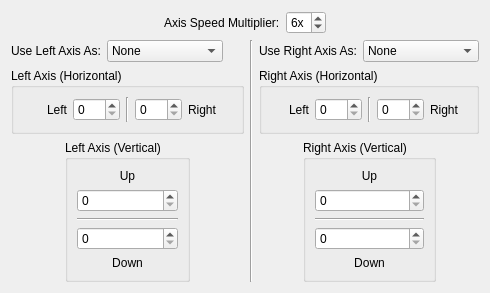
     <widget class="QWidget" name="page_2">
      <property name="geometry">
       <rect>
        <x>-223</x>
        <y>0</y>
        <width>490</width>
        <height>293</height>
       </rect>
      </property>
      <attribute name="label">
       <string>Axis</string>
      </attribute>
      <layout class="QGridLayout" name="gridLayout_6">
       <item row="0" column="0" colspan="3">
        <layout class="QHBoxLayout" name="horizontalLayout_23">
         <item>
          <spacer name="horizontalSpacer_40">
           <property name="orientation">
            <enum>Qt::Horizontal</enum>
           </property>
           <property name="sizeHint" stdset="0">
            <size>
             <width>40</width>
             <height>20</height>
            </size>
           </property>
          </spacer>
         </item>
         <item>
          <widget class="QLabel" name="label">
           <property name="text">
            <string>Axis Speed Multiplier:</string>
           </property>
          </widget>
         </item>
         <item>
          <widget class="QSpinBox" name="s_speed">
           <property name="suffix">
            <string>x</string>
           </property>
           <property name="minimum">
            <number>1</number>
           </property>
           <property name="maximum">
            <number>9</number>
           </property>
           <property name="value">
            <number>6</number>
           </property>
          </widget>
         </item>
         <item>
          <spacer name="horizontalSpacer_39">
           <property name="orientation">
            <enum>Qt::Horizontal</enum>
           </property>
           <property name="sizeHint" stdset="0">
            <size>
             <width>40</width>
             <height>20</height>
            </size>
           </property>
          </spacer>
         </item>
        </layout>
       </item>
       <item row="1" column="0">
        <layout class="QVBoxLayout" name="verticalLayout_5">
         <item>
          <layout class="QHBoxLayout" name="horizontalLayout_19">
           <item>
            <spacer name="horizontalSpacer_29">
             <property name="orientation">
              <enum>Qt::Horizontal</enum>
             </property>
             <property name="sizeHint" stdset="0">
              <size>
               <width>40</width>
               <height>20</height>
              </size>
             </property>
            </spacer>
           </item>
           <item>
            <widget class="QLabel" name="label_combo_left">
             <property name="text">
              <string>Use Left Axis As:</string>
             </property>
             <property name="buddy">
              <cstring>combo_left</cstring>
             </property>
            </widget>
           </item>
           <item>
            <widget class="QComboBox" name="combo_left">
             <property name="currentIndex">
              <number>3</number>
             </property>
             <item>
              <property name="text">
               <string>Mouse</string>
              </property>
             </item>
             <item>
              <property name="text">
               <string>Scroll</string>
              </property>
             </item>
             <item>
              <property name="text">
               <string>Custom Buttons</string>
              </property>
             </item>
             <item>
              <property name="text">
               <string>None</string>
              </property>
             </item>
            </widget>
           </item>
           <item>
            <spacer name="horizontalSpacer_25">
             <property name="orientation">
              <enum>Qt::Horizontal</enum>
             </property>
             <property name="sizeHint" stdset="0">
              <size>
               <width>126</width>
               <height>20</height>
              </size>
             </property>
            </spacer>
           </item>
          </layout>
         </item>
         <item>
          <widget class="QGroupBox" name="group_left_h">
           <property name="title">
            <string>Left Axis (Horizontal)</string>
           </property>
           <layout class="QGridLayout" name="gridLayout">
            <item row="0" column="0">
             <layout class="QHBoxLayout" name="horizontalLayout_17">
              <item>
               <widget class="QLabel" name="label_4">
                <property name="text">
                 <string>Left</string>
                </property>
                <property name="alignment">
                 <set>Qt::AlignRight|Qt::AlignTrailing|Qt::AlignVCenter</set>
                </property>
               </widget>
              </item>
              <item>
               <widget class="QSpinBox" name="s_left_left">
                <property name="maximum">
                 <number>279</number>
                </property>
               </widget>
              </item>
              <item>
               <widget class="Line" name="line_5">
                <property name="orientation">
                 <enum>Qt::Vertical</enum>
                </property>
               </widget>
              </item>
              <item>
               <widget class="QSpinBox" name="s_left_right">
                <property name="maximum">
                 <number>279</number>
                </property>
               </widget>
              </item>
              <item>
               <widget class="QLabel" name="label_5">
                <property name="text">
                 <string>Right</string>
                </property>
               </widget>
              </item>
             </layout>
            </item>
           </layout>
          </widget>
         </item>
         <item>
          <layout class="QHBoxLayout" name="horizontalLayout_21">
           <item>
            <spacer name="horizontalSpacer_6">
             <property name="orientation">
              <enum>Qt::Horizontal</enum>
             </property>
             <property name="sizeHint" stdset="0">
              <size>
               <width>40</width>
               <height>20</height>
              </size>
             </property>
            </spacer>
           </item>
           <item>
            <widget class="QGroupBox" name="group_left_v">
             <property name="title">
              <string>Left Axis (Vertical)</string>
             </property>
             <layout class="QGridLayout" name="gridLayout_2">
              <item row="0" column="0">
               <layout class="QVBoxLayout" name="verticalLayout_6">
                <item>
                 <widget class="QLabel" name="label_2">
                  <property name="text">
                   <string>Up</string>
                  </property>
                  <property name="alignment">
                   <set>Qt::AlignCenter</set>
                  </property>
                 </widget>
                </item>
                <item>
                 <widget class="QSpinBox" name="s_left_up">
                  <property name="maximum">
                   <number>279</number>
                  </property>
                 </widget>
                </item>
                <item>
                 <widget class="Line" name="line_4">
                  <property name="orientation">
                   <enum>Qt::Horizontal</enum>
                  </property>
                 </widget>
                </item>
                <item>
                 <widget class="QSpinBox" name="s_left_down">
                  <property name="maximum">
                   <number>279</number>
                  </property>
                 </widget>
                </item>
                <item>
                 <widget class="QLabel" name="label_3">
                  <property name="text">
                   <string>Down</string>
                  </property>
                  <property name="alignment">
                   <set>Qt::AlignCenter</set>
                  </property>
                 </widget>
                </item>
               </layout>
              </item>
             </layout>
            </widget>
           </item>
           <item>
            <spacer name="horizontalSpacer_7">
             <property name="orientation">
              <enum>Qt::Horizontal</enum>
             </property>
             <property name="sizeHint" stdset="0">
              <size>
               <width>40</width>
               <height>20</height>
              </size>
             </property>
            </spacer>
           </item>
          </layout>
         </item>
        </layout>
       </item>
       <item row="1" column="1">
        <widget class="Line" name="line_8">
         <property name="orientation">
          <enum>Qt::Vertical</enum>
         </property>
        </widget>
       </item>
       <item row="1" column="2">
        <layout class="QVBoxLayout" name="verticalLayout_8">
         <item>
          <layout class="QHBoxLayout" name="horizontalLayout_22">
           <item>
            <spacer name="horizontalSpacer_30">
             <property name="orientation">
              <enum>Qt::Horizontal</enum>
             </property>
             <property name="sizeHint" stdset="0">
              <size>
               <width>40</width>
               <height>20</height>
              </size>
             </property>
            </spacer>
           </item>
           <item>
            <widget class="QLabel" name="label_combo_right">
             <property name="text">
              <string>Use Right Axis As:</string>
             </property>
             <property name="buddy">
              <cstring>combo_right</cstring>
             </property>
            </widget>
           </item>
           <item>
            <widget class="QComboBox" name="combo_right">
             <property name="currentIndex">
              <number>3</number>
             </property>
             <item>
              <property name="text">
               <string>Mouse</string>
              </property>
             </item>
             <item>
              <property name="text">
               <string>Scroll</string>
              </property>
             </item>
             <item>
              <property name="text">
               <string>Custom Buttons</string>
              </property>
             </item>
             <item>
              <property name="text">
               <string>None</string>
              </property>
             </item>
            </widget>
           </item>
           <item>
            <spacer name="horizontalSpacer_28">
             <property name="orientation">
              <enum>Qt::Horizontal</enum>
             </property>
             <property name="sizeHint" stdset="0">
              <size>
               <width>40</width>
               <height>20</height>
              </size>
             </property>
            </spacer>
           </item>
          </layout>
         </item>
         <item>
          <widget class="QGroupBox" name="group_right_h">
           <property name="title">
            <string>Right Axis (Horizontal)</string>
           </property>
           <layout class="QGridLayout" name="gridLayout_3">
            <item row="0" column="0">
             <layout class="QHBoxLayout" name="horizontalLayout_18">
              <item>
               <widget class="QLabel" name="label_6">
                <property name="text">
                 <string>Left</string>
                </property>
                <property name="alignment">
                 <set>Qt::AlignRight|Qt::AlignTrailing|Qt::AlignVCenter</set>
                </property>
               </widget>
              </item>
              <item>
               <widget class="QSpinBox" name="s_right_left">
                <property name="maximum">
                 <number>279</number>
                </property>
               </widget>
              </item>
              <item>
               <widget class="Line" name="line_6">
                <property name="orientation">
                 <enum>Qt::Vertical</enum>
                </property>
               </widget>
              </item>
              <item>
               <widget class="QSpinBox" name="s_right_right">
                <property name="maximum">
                 <number>279</number>
                </property>
               </widget>
              </item>
              <item>
               <widget class="QLabel" name="label_7">
                <property name="text">
                 <string>Right</string>
                </property>
               </widget>
              </item>
             </layout>
            </item>
           </layout>
          </widget>
         </item>
         <item>
          <layout class="QHBoxLayout" name="horizontalLayout_20">
           <item>
            <spacer name="horizontalSpacer_26">
             <property name="orientation">
              <enum>Qt::Horizontal</enum>
             </property>
             <property name="sizeHint" stdset="0">
              <size>
               <width>40</width>
               <height>20</height>
              </size>
             </property>
            </spacer>
           </item>
           <item>
            <widget class="QGroupBox" name="group_right_v">
             <property name="title">
              <string>Right Axis (Vertical)</string>
             </property>
             <layout class="QGridLayout" name="gridLayout_4">
              <item row="0" column="0">
               <layout class="QVBoxLayout" name="verticalLayout_7">
                <item>
                 <widget class="QLabel" name="label_8">
                  <property name="text">
                   <string>Up</string>
                  </property>
                  <property name="alignment">
                   <set>Qt::AlignCenter</set>
                  </property>
                 </widget>
                </item>
                <item>
                 <widget class="QSpinBox" name="s_right_up">
                  <property name="maximum">
                   <number>279</number>
                  </property>
                 </widget>
                </item>
                <item>
                 <widget class="Line" name="line_7">
                  <property name="orientation">
                   <enum>Qt::Horizontal</enum>
                  </property>
                 </widget>
                </item>
                <item>
                 <widget class="QSpinBox" name="s_right_down">
                  <property name="maximum">
                   <number>279</number>
                  </property>
                 </widget>
                </item>
                <item>
                 <widget class="QLabel" name="label_9">
                  <property name="text">
                   <string>Down</string>
                  </property>
                  <property name="alignment">
                   <set>Qt::AlignCenter</set>
                  </property>
                 </widget>
                </item>
               </layout>
              </item>
             </layout>
            </widget>
           </item>
           <item>
            <spacer name="horizontalSpacer_27">
             <property name="orientation">
              <enum>Qt::Horizontal</enum>
             </property>
             <property name="sizeHint" stdset="0">
              <size>
               <width>40</width>
               <height>20</height>
              </size>
             </property>
            </spacer>
           </item>
          </layout>
         </item>
        </layout>
       </item>
      </layout>
     </widget>
